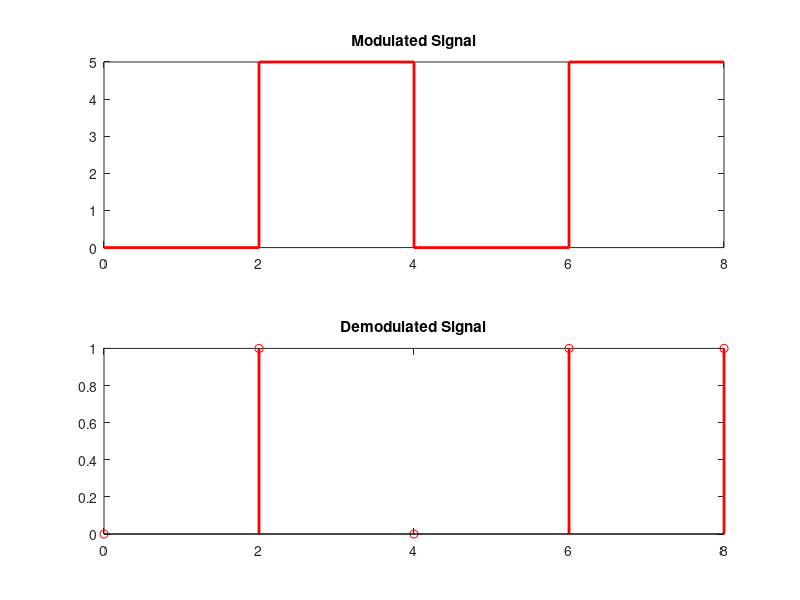

Write the MATLAB code that produced this figure.
clc;
close all;
clear all;

%for Unipolar
bits = [0, 1, 0, 1, 1];
bitduration = 2;
len = length(bits);
voltage = zeros(1, len);

for i = 1:len
    if(bits(i) == 1)
        voltage(i) = 5;
    end
end

t = 0:bitduration:(bitduration*len)-1;
figure(1)
subplot(2,1,1);
stairs(t, voltage, 'r', 'LineWidth',2);
title('Modulated Signal');

demodulate = zeros(1, len);
for i=1:len
    if(voltage(i) == 5)
        demodulate(i) = 1;
    end
end

subplot(2,1,2);
stem(t, demodulate, 'r', 'LineWidth', 2);
title('Demodulated Signal');

%
